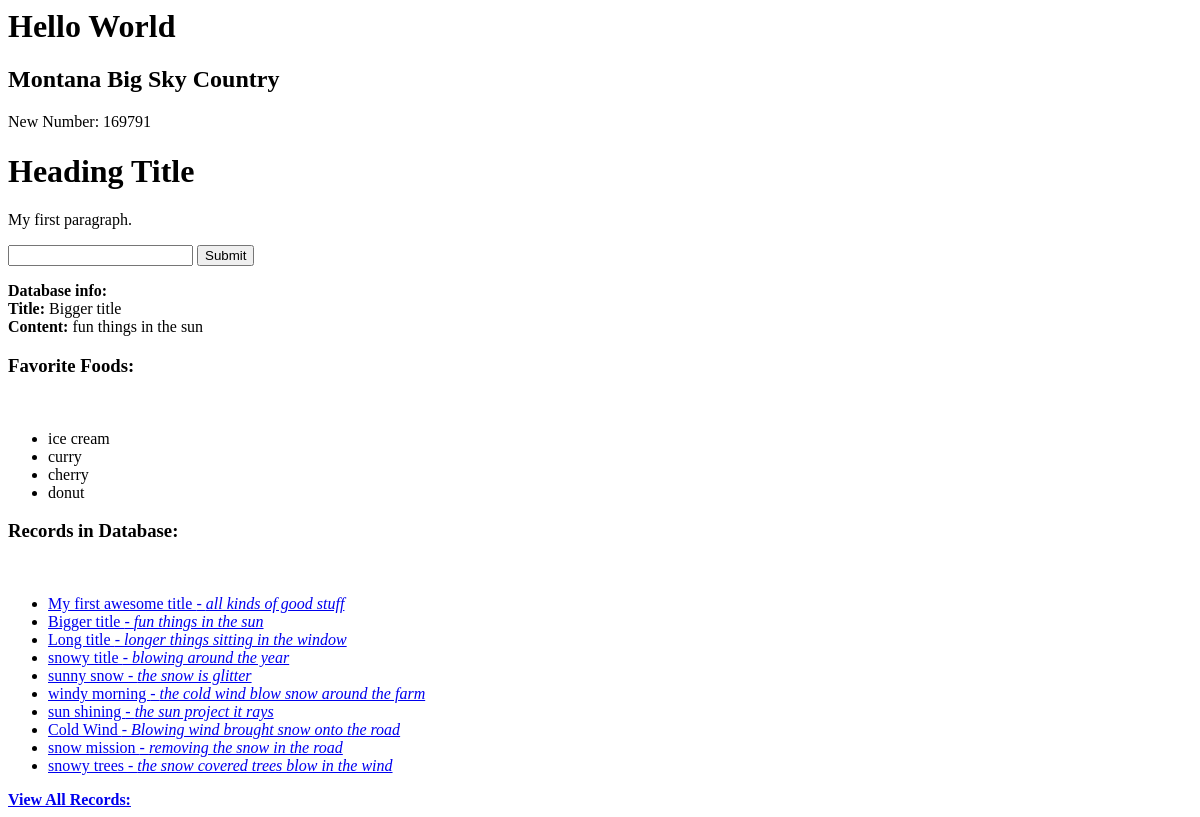
The app's page /, older data.
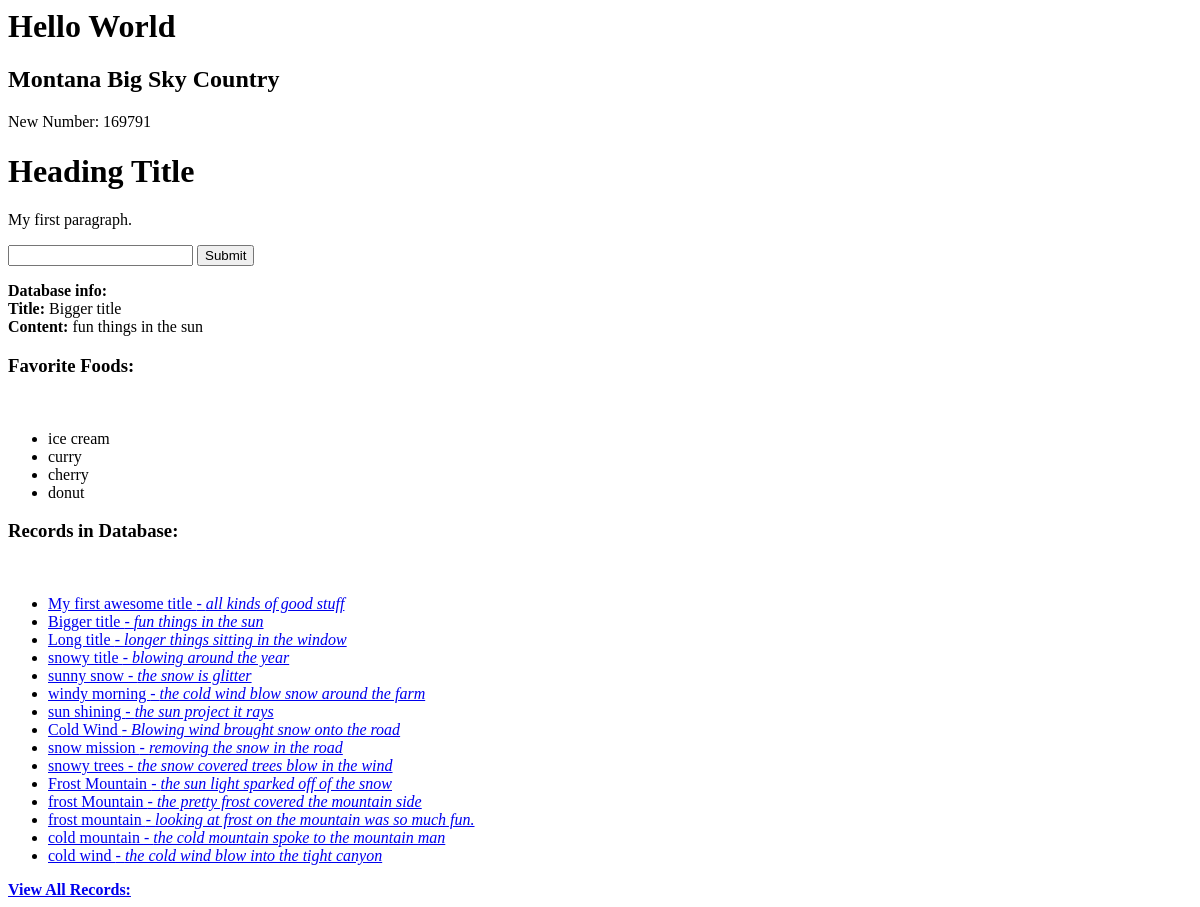
The same page, newer data.
### articles/models.py (models this page shows, shortened)
class Article(models.Model):
    user = models.ForeignKey("auth.User", blank=True, null=True, on_delete=models.SET_NULL)
    title = models.CharField(max_length=120)
    slug = models.SlugField( unique=True, blank=True, null=True)
    content = models.TextField()
    timestamp = models.DateTimeField(auto_now_add=True)
    updated = models.DateTimeField(auto_now=True)
    publish = models.DateField(auto_now=False, auto_now_add=False, default=timezone.now)
    objects = ArticleManager()
    def get_absolute_url(self):
        return reverse("article-detail", kwargs={"slug":self.slug} )

### my_demo/views.py (the view)
# urls.py: path('', home_view), #index page, home
def home_view(request):
    random_int = random.randint(10, 500010)
    database_rec = Article.objects.get(id=2)
    favorite_food = ['ice cream','curry','cherry','donut']
    all_records = Article.objects.all()
    database_rec_dict = {
        'title': database_rec.title,
        'content': database_rec.content,
        'id': database_rec.id,
        'foods': favorite_food,
        'records': all_records
    }
    new_database_str = render_to_string('home-view.html', context = database_rec_dict)
    new_return_str = f'{HTML_STRING} New Number: {random_int}<br>'
    new_return_str += new_database_str
    return HttpResponse(new_return_str)

### articles/models.py (called while the page is built)
    def get_queryset(self):
        return ArticleQuerySet(self.model, using=self._db )

### templates/home-view.html
{% extends "base.html" %}
{% block content %}
<b>Database info:</b>
<br>
<b>Title:</b> {{title}}<br>
<b>Content:</b> {{content}}
<h3> Favorite Foods:</h3><br>
<ul>
    {% for name in foods %}
    <li>
        {{name}}
    </li>
    {% endfor %}
</ul>
<h3> Records in Database:</h3><br>
<ul>
    {% for name in records %}
    <li>
        <a href="{{ name.get_absolute_url }}">
            {{name.title}} - <i>{{name.content}}</i>
        </a>
    </li>
    {% endfor %}
</ul>
<b>
    <a href="/articles/all">
        View All Records:
    </a>
</b>
{% endblock content %}

### templates/base.html
<!DOCTYPE html>
<html>
<body>
<h1>Heading Title</h1>
<p>My first paragraph.</p>
<form action="/articles/">
    <input type="text" name="query"/>
    <input type="submit"/>
</form>
{% block content %}
{% endblock content %}
</body>
</html>

Row changes from the older to the newer data that the page shows:
added Article: title "Frost Mountain", content "the sun light sparked off of the snow"
added Article: title "frost Mountain", content "the pretty frost covered the mountain side"
added Article: title "frost mountain", content "looking at frost on the mountain was so much fun."
added Article: title "cold mountain", content "the cold mountain spoke to the mountain man"
added Article: title "cold wind", content "the cold wind blow into the tight canyon"
